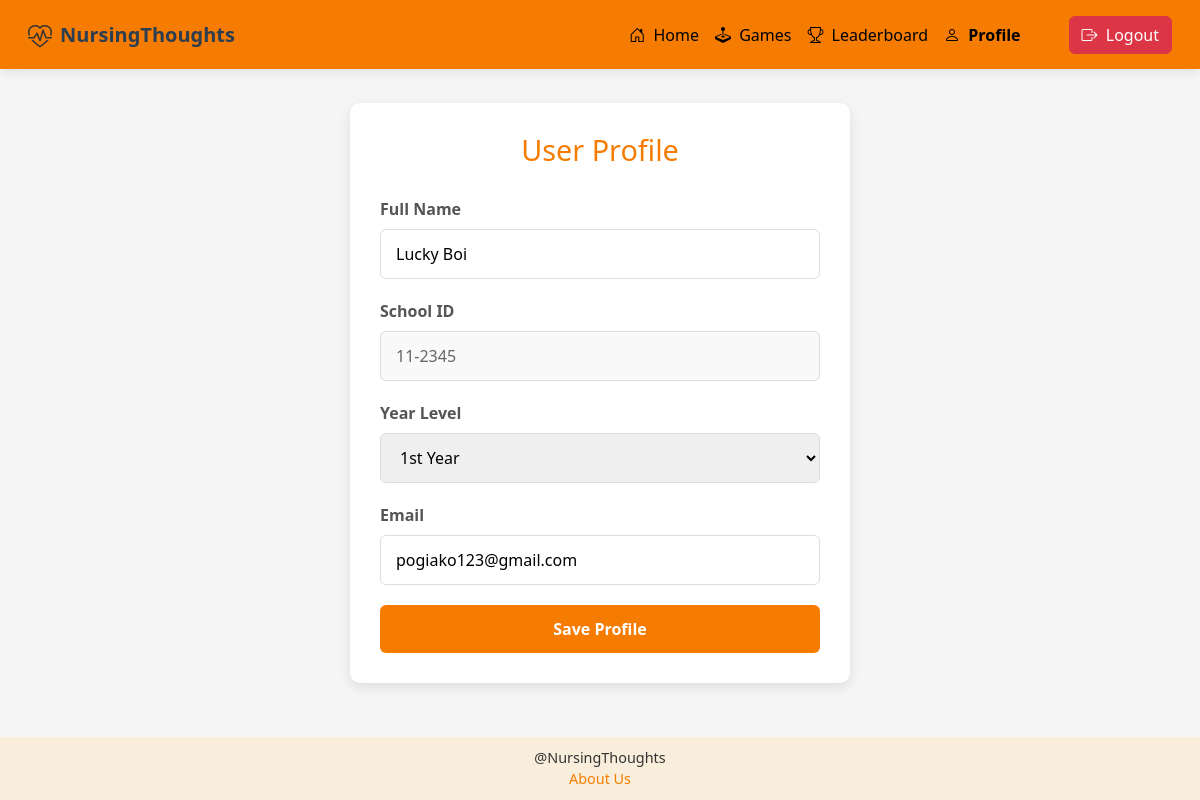
Screenshot of /profile.php (signed in) with the database file from the repository.
### tables this page shows
CREATE TABLE `users` (
  `user_id` int(11) NOT NULL,
  `schoolID` varchar(50) DEFAULT NULL,
  `fullName` varchar(100) DEFAULT NULL,
  `YrLvl` varchar(10) DEFAULT NULL,
  `email` varchar(100) DEFAULT NULL,
  `password_hash` varchar(255) DEFAULT NULL,
  `reset_token` varchar(255) DEFAULT NULL,
  `token_expiry` datetime DEFAULT NULL
);

### profile.php (the view, shortened to what this page needs)
<?php
require_once 'db_conn.php';
$user_id = $_SESSION['user_id'];
$stmt = $pdo->prepare("SELECT schoolID, fullName, YrLvl, email FROM users WHERE user_id = ?");
$stmt->execute([$user_id]);
$user = $stmt->fetch(PDO::FETCH_ASSOC);
?>
<!DOCTYPE html>
<html lang="en">
<head>
  <link href="https://cdn.jsdelivr.net/npm/bootstrap@5.3.3/dist/css/bootstrap.min.css" rel="stylesheet" />
  <link rel="stylesheet" href="https://cdn.jsdelivr.net/npm/bootstrap-icons@1.11.1/font/bootstrap-icons.css">
    <link rel="stylesheet" href="nav.css" />
    <link rel="stylesheet" href="profile.css" />
</head>
<body>
    <nav class="navbar sticky-top navbar-expand-lg px-3" style="background-color: #f57c00; box-shadow: 0 2px 10px rgba(0,0,0,0.1);">
      <div class="container-fluid">
        <a class="navbar-brand d-flex align-items-center" href="Homepage.php">
          <div class="nav-logo me-2" style="font-size: 1.8rem; color: #e74c3c;">
            <i class="bi bi-heart-pulse"></i>
          </div>
          <span style="font-weight: 600; color: #2c3e50;">NursingThoughts</span>
        </a>
        <div class="collapse navbar-collapse" id="navbarContent">
          <div class="d-flex ms-auto align-items-center">
            <ul class="navbar-nav mb-2 mb-lg-0 d-flex align-items-center">
              <li class="nav-item">
                <a class="nav-link" href="Homepage.php"><i class="bi bi-house-door me-1"></i> Home</a>
              </li>
              <li class="nav-item">
                <a class="nav-link" href="Games.php"><i class="bi bi-joystick me-1"></i> Games</a>
              </li>
              <li class="nav-item">
                <a class="nav-link" href="Leaderboard.php"><i class="bi bi-trophy me-1"></i> Leaderboard</a>
              </li>
              <li class="nav-item">
                <a class="nav-link active" href="profile.php"><i class="bi bi-person me-1"></i> Profile</a>
              </li>
              <li>
              </li>
              <li class="nav-item ms-2">
                <a class="btn btn-danger" href="logout.php"><i class="bi bi-box-arrow-right me-1"></i> Logout</a>
              </li>
            </ul>
          </div>
        </div>
      </div>
    </nav>
    <div class="main-container container">
        <div class="profile-card">
            <h1 class="profile-title">User Profile</h1>
            <form class="profile-form" method="POST" action="profile.php">
                <div class="form-group">
                    <label for="fullname">Full Name</label>
                    <input type="text" id="fullname" name="fullname" value="<?= htmlspecialchars($user['fullName']) ?>" required>
                </div>
                <div class="form-group">
                    <label for="schoolid">School ID</label>
                    <input type="text" id="schoolid" name="schoolid" value="<?= htmlspecialchars($user['schoolID']) ?>" readonly>
                </div>
                <div class="form-group">
    <label for="yearlevel">Year Level</label>
    <select id="yearlevel" name="yearlevel" required>
        <?php
        $suffixes = ['1' => 'st', '2' => 'nd', '3' => 'rd', '4' => 'th', '5' => 'th'];
        for ($i = 1; $i <= 5; $i++) {
            $suffix = $suffixes[$i];
            $selected = ($user['YrLvl'] == $i) ? 'selected' : '';
            echo "<option value=\"$i\" $selected>{$i}{$suffix} Year</option>";
        }
        ?>
    </select>
</div>
                <div class="form-group">
                    <label for="email">Email</label>
                    <input type="email" id="email" name="email" value="<?= htmlspecialchars($user['email']) ?>" required>
                </div>
                <button type="submit" class="save-btn">Save Profile</button>
            </form>
        </div>
    </div>
  <footer class="footer">
    <div>@NursingThoughts</div>
    <a href="AboutUs.php">About Us</a>
  </footer>
</body>
</html>

### nav.css (style rules this page uses)
html, body { height: 100%; margin: 0; }
.sticky-top { background-color: #f57c00; z-index: 1030; }
.footer { background-color: #f9eedb; padding: 10px 0; text-align: center; font-size: 0.9rem; }
.footer a { color: #f57c00; text-decoration: none; }
.nav-link { color: black !important; font-weight: 500; }
.nav-link.active { font-weight: bold; }
.nav-logo i { font-size: 24px; color: #333; }

### profile.css (style rules this page uses)
body { font-family: 'Segoe UI', Tahoma, Geneva, Verdana, sans-serif; background-color: #f5f5f5; color: #333; min-height: 100vh; display: flex; flex-direction: column; }
.main-container { padding-top: 20px; padding-bottom: 40px; flex: 1; display: flex; align-items: center; justify-content: center; }
.profile-card { background: white; border-radius: 10px; box-shadow: 0 4px 12px rgba(0, 0, 0, 0.1); width: 100%; max-width: 500px; padding: 30px; }
.profile-title { color: #f57c00; text-align: center; margin-bottom: 30px; font-size: 1.8em; }
.profile-form .form-group { margin-bottom: 20px; }
.profile-form label { display: block; margin-bottom: 8px; font-weight: 600; color: #555; }
.profile-form input, .profile-form select { width: 100%; padding: 12px 15px; border: 1px solid #ddd; border-radius: 6px; font-size: 1em; transition: border 0.3s; box-sizing: border-box; }
.profile-form input[readonly] { background-color: #f9f9f9; color: #666; }
.save-btn { background-color: #f57c00; color: white; border: none; padding: 12px 20px; border-radius: 6px; font-size: 1em; font-weight: 600; cursor: pointer; width: 100%; transition: background-color 0.3s; }

### rows the page displays
users: fullname "Lucky Boi", schoolid "11-2345", email "pogiako123@gmail.com"

### other values shown
form field yearlevel "1st Year"
